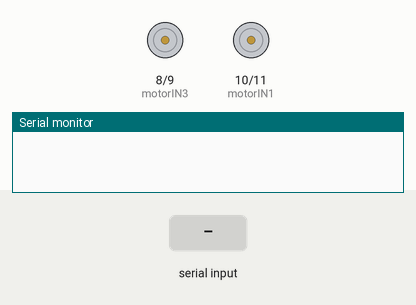
Recording of a sketch running on a simulated Arduino Uno, built with avr-gcc and run on an emulated ATmega328P. Parts: motor-driver pin pairs drawn as motors (green arrow = first pin HIGH = forward, orange = second pin HIGH = backward, longer = more drive), the last lines printed to the serial monitor. Inputs (shaded band) come from the test bench.

Above: at 1.2 s.
1.3 s: "w" received over Serial
At 3.3 s:
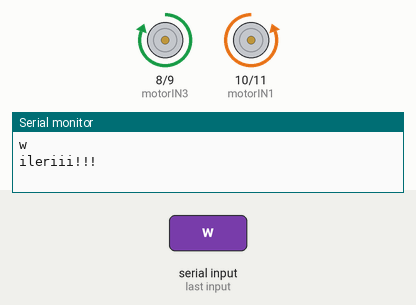
3.8 s: "s" received over Serial
At 5.2 s:
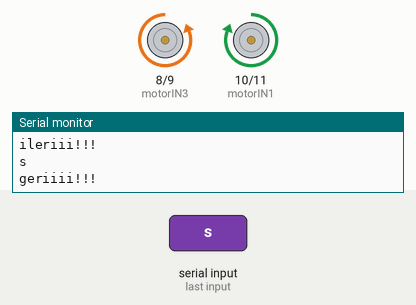
6.3 s: "a" received over Serial
At 8.2 s:
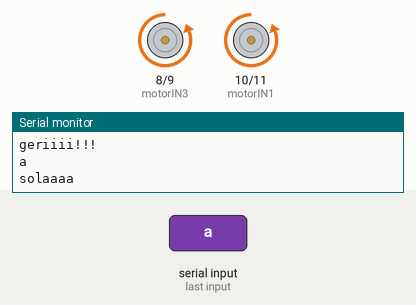
8.8 s: "d" received over Serial
At 10.2 s:
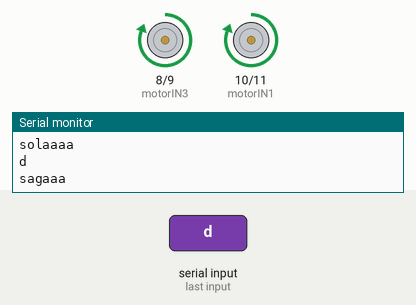
Timing chart, 0 to 11.8 s (numbered marks = the images above; inputs shaded):
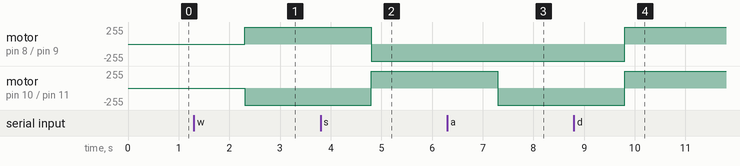

The sketch:

self-drive-arduino-car.ino
```cpp
/**
* @author <mehmettamturk>
*/
#include <Wire.h>
#include <LiquidCrystal_I2C.h>

// Mesafe Pinleri
#define echoPin 6
#define trigPin 7

// Motor Pinleri
const int motorIN1 =  10;
const int motorIN2 =  11;
const int motorIN3 =  8;
const int motorIN4 =  9;

// Ekran Tanimlama
LiquidCrystal_I2C lcd(0x27, 16, 2);

int sensor = 0;
int counter = 0;

// Led Pinleri
int pinArray[] = {2, 3, 4, 5};
int timer = 50;

void setup() {
//  lcd.init();
//  lcd.backlight();
//  lcd.print("   34 MT 1989   ");

  // Mesafe Pinleri
//  pinMode(trigPin, OUTPUT);
//  pinMode(echoPin, INPUT);

  // Motor Pinleri
  pinMode(motorIN1, OUTPUT);
  pinMode(motorIN2, OUTPUT);
  pinMode(motorIN3, OUTPUT);
  pinMode(motorIN4, OUTPUT);

  // Led Pinleri
//  for (int count=0;count<4;count++) {
//    pinMode(pinArray[count], OUTPUT);
//  }

  Serial.begin(9600);
}

void loop() {
  if (Serial.available() > 0) {
    String str = Serial.readString();
    Serial.println(str);
    if(str.indexOf("w") > -1) {
      Serial.println("ileriii!!!");
      ileri(0);
    } else if (str.indexOf("s") > -1) {
      Serial.println("geriiii!!!");
      geri(0);
    } else if (str.indexOf("a") > -1) {
      Serial.println("solaaaa");
      sol(0);
    } else if (str.indexOf("d") > -1) {
      Serial.println("sagaaa");
      sag(0);
    } else {
      Serial.println("duuur");
      dur(0);
    }

  }
  // Mesafe Olc
//  int olcum = mesafe();
//  Serial.println(olcum);
//
//  if (olcum > 50) {
//    ileri(olcum);
//  } else if (olcum < 50) {
//    dur(olcum);
//    delay(100);
//    sag(olcum);
//    delay(10);
//  }
//
//  int count = 0;
//  for (count=0;count<3;count++) {
//   digitalWrite(pinArray[count], HIGH);
//   delay(timer);
//   digitalWrite(pinArray[count + 1], HIGH);
//   delay(timer);
//   digitalWrite(pinArray[count], LOW);
//   delay(timer*2);
//  }
//
//  for (count=3;count>0;count--) {
//   digitalWrite(pinArray[count], HIGH);
//   delay(timer);
//   digitalWrite(pinArray[count - 1], HIGH);
//   delay(timer);
//   digitalWrite(pinArray[count], LOW);
//   delay(timer*2);
//  }

}

int mesafe() {
  long duration, distance;

  digitalWrite(trigPin,LOW);
  delayMicroseconds(2);
  digitalWrite(trigPin, HIGH);
  delayMicroseconds(10);
  digitalWrite(trigPin, LOW);

  duration = pulseIn(echoPin, HIGH);
  distance = duration / 58.2;
  delay(50);

  return distance;
}

int dur(int olcum) {
//  ekranaYaz("Dur!", String(olcum));
  digitalWrite(motorIN1, LOW);
  digitalWrite(motorIN2,  LOW);
  digitalWrite(motorIN3, LOW);
  digitalWrite(motorIN4,  LOW);
}

int ileri(int olcum) {
//  ekranaYaz("Ileri:", String(olcum));
  digitalWrite(motorIN1, LOW);
  digitalWrite(motorIN2,  HIGH);
  digitalWrite(motorIN3, HIGH);
  digitalWrite(motorIN4,  LOW);
}

int geri(int olcum) {
//  ekranaYaz("Geri:", String(olcum));
  digitalWrite(motorIN1, HIGH);
  digitalWrite(motorIN2,  LOW);
  digitalWrite(motorIN3, LOW);
  digitalWrite(motorIN4,  HIGH);
}

int sol(int olcum) {
//  ekranaYaz("Sol:", String(olcum));
  digitalWrite(motorIN1, LOW);
  digitalWrite(motorIN2,  HIGH);
  digitalWrite(motorIN3, LOW);
  digitalWrite(motorIN4,  HIGH);
}

int sag(int olcum) {
//  ekranaYaz("Sag", String(olcum));
  digitalWrite(motorIN1, HIGH);
  digitalWrite(motorIN2,  LOW);
  digitalWrite(motorIN3, HIGH);
  digitalWrite(motorIN4,  LOW);
}

int mesafeYaz(int olcum) {
  lcd.setCursor(0,0);
  lcd.print("Mesafe: ");
  lcd.print(olcum);
  if (olcum < 10) {
    lcd.print("   cm");
  } else if (olcum < 100) {
    lcd.print("  cm");
  } else {
    lcd.print(" cm");
  }
}

int ekranaYaz(String data1, String data2) {
  ekraniTemizle();
  lcd.setCursor(0,0);
  lcd.print(data1);
  lcd.setCursor(0,1);
  lcd.print(data2);
}

int ekraniTemizle() {
  lcd.setCursor(0,0);
  lcd.print("                 ");
  lcd.setCursor(0,1);
  lcd.print("                 ");
}

/*
---------------

Ekran:

GND --> GND
VNC --> 5 Volt
SDA --> A4
SCL --> A5

---------------

Mesafe Olcer:

VCC --> 5 Volt
Trig--> 7
Echo--> 6
GND --> GND

---------------

MotorBoard

IN1 --> 8
IN2 --> 9
IN3 --> 10
IN4 --> 11
GND --> GND

---------------

Ledler

LED1 --> 2
LED2 --> 3
LED3 --> 4
LED4 --> 5

*/
```

Measured:
- after the input at 1.3 s, motor on pin 8 (motorIN3) / pin 9 (motorIN4): stopped → forward 255/255 after 1.0 s; motor on pin 10 (motorIN1) / pin 11 (motorIN2): stopped → backward 255/255 after 1.0 s
- after the input at 3.8 s, motor on pin 8 (motorIN3) / pin 9 (motorIN4): forward 255/255 → backward 255/255 after 1.0 s; motor on pin 10 (motorIN1) / pin 11 (motorIN2): backward 255/255 → forward 255/255 after 1.0 s
- after the input at 6.3 s, motor on pin 10 (motorIN1) / pin 11 (motorIN2): forward 255/255 → backward 255/255 after 1.0 s
- after the input at 8.8 s, motor on pin 8 (motorIN3) / pin 9 (motorIN4), motor on pin 10 (motorIN1) / pin 11 (motorIN2): backward 255/255 → forward 255/255 after 1.0 s
